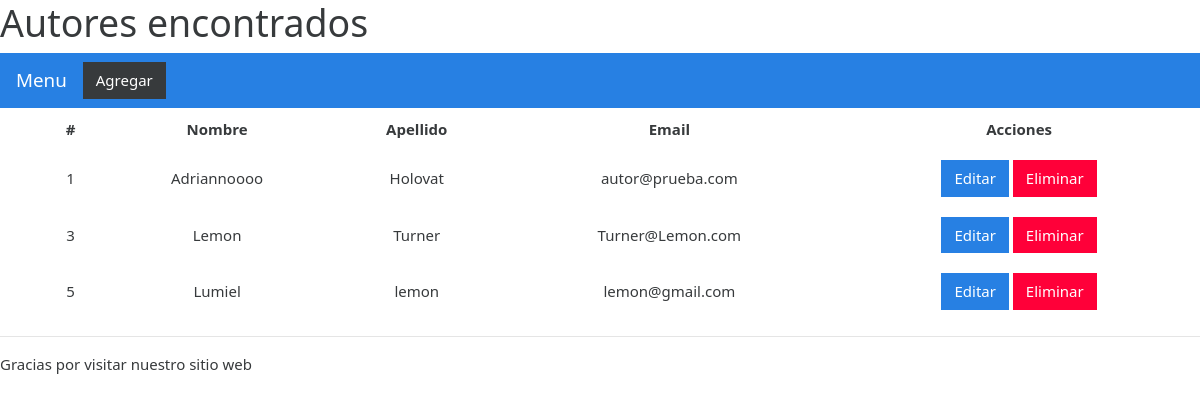
The page /autores/ on the database its author committed.
### biblioteca/models.py (models this page shows, shortened)
class Autor(models.Model):
    nombre = models.CharField(max_length=30)
    apellidos = models.CharField(max_length = 40)
    email = models.EmailField(blank=True,verbose_name='e-mail')
    class Meta:
        verbose_name_plural="Autores"

### biblioteca/views.py (the view)
# urls.py: url(r'^autores/$',views.autores,name = 'autores'),
def autores(request):
    autores = Autor.objects.all()
    return render(request,'resultados_autores.html',{'autores':autores})

### biblioteca/templates/resultados_autores.html (shortened to what this page needs)
{% extends "base.html"%}
    {% block menu%}
    <a class="btn btn-secondary my-2 my-sm-0" href="{% url 'autor_view' %}">Agregar</a>
    {% endblock%}
    {%  block content %}
    {% if autores %}
    <ul>
        <table style="width:100%"cellpadding="10" >
            <thead>
                <tr>
                    <th>#</th>
                    <th>Nombre</th>
                    <th>Apellido</th>
                    <th>Email</th>
                    <th>Acciones</th>
                </tr>
            </thead>
            <tbody>
                {% if autores %}
                    {% for autores in autores %}
                    <tr>
                        <td>{{autores.id}}</td>
                        <td >{{autores.nombre}}</td>
                        <td >{{autores.apellidos}}</td>
                        <td>{{autores.email}}</td>
                        <td>
                            <a class= "btn btn-primary" href="{% url 'autor_edit' autores.id %}">Editar</a>
                            <a class= "btn btn-danger" href="{% url 'autor_delete' autores.id %}">Eliminar</a>
                        </td>
                    </tr>
                    {% endfor %}
                {% else %}
                    <h1>No hay registros de autores</h1>
                {% endif %}
            </tbody>
        </table>
    </ul>
    {% else %}
    <p>Ningun Autor coincide con el criterio de busqueda.</p>
    {% endif %}
</html>
{% endblock %}

### biblioteca/templates/resultados_autores.html (style rules this page uses)
table, th, td { border: 0px solid black; text-align: center; }

### rows shown on the page
Autor: id "1", nombre "Adriannoooo", apellidos "Holovat", email "autor@prueba.com"
Autor: id "3", nombre "Lemon", apellidos "Turner", email "Turner@Lemon.com"
Autor: id "5", nombre "Lumiel", apellidos "lemon", email "lemon@gmail.com"
